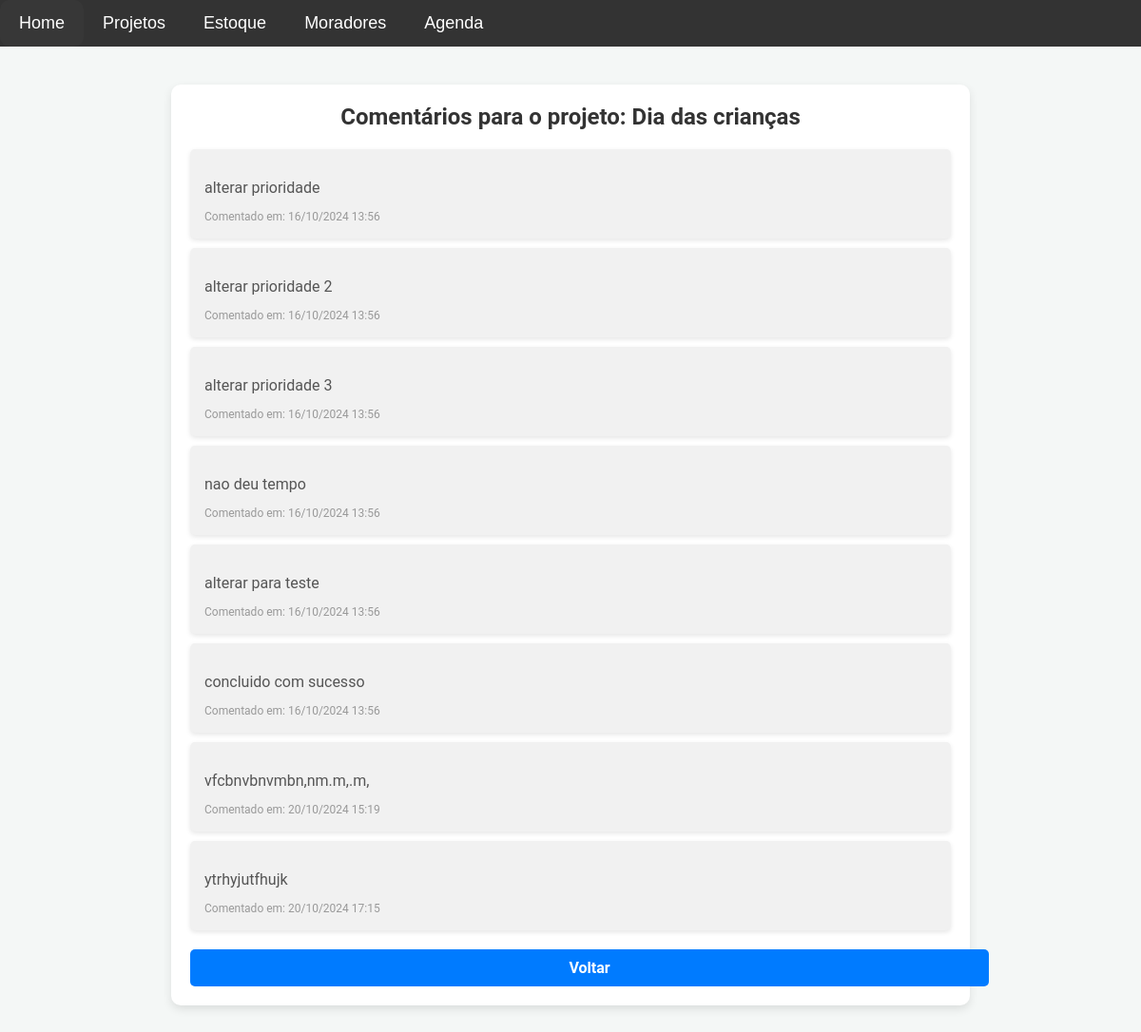
The app's page /comentarios/1, older data.
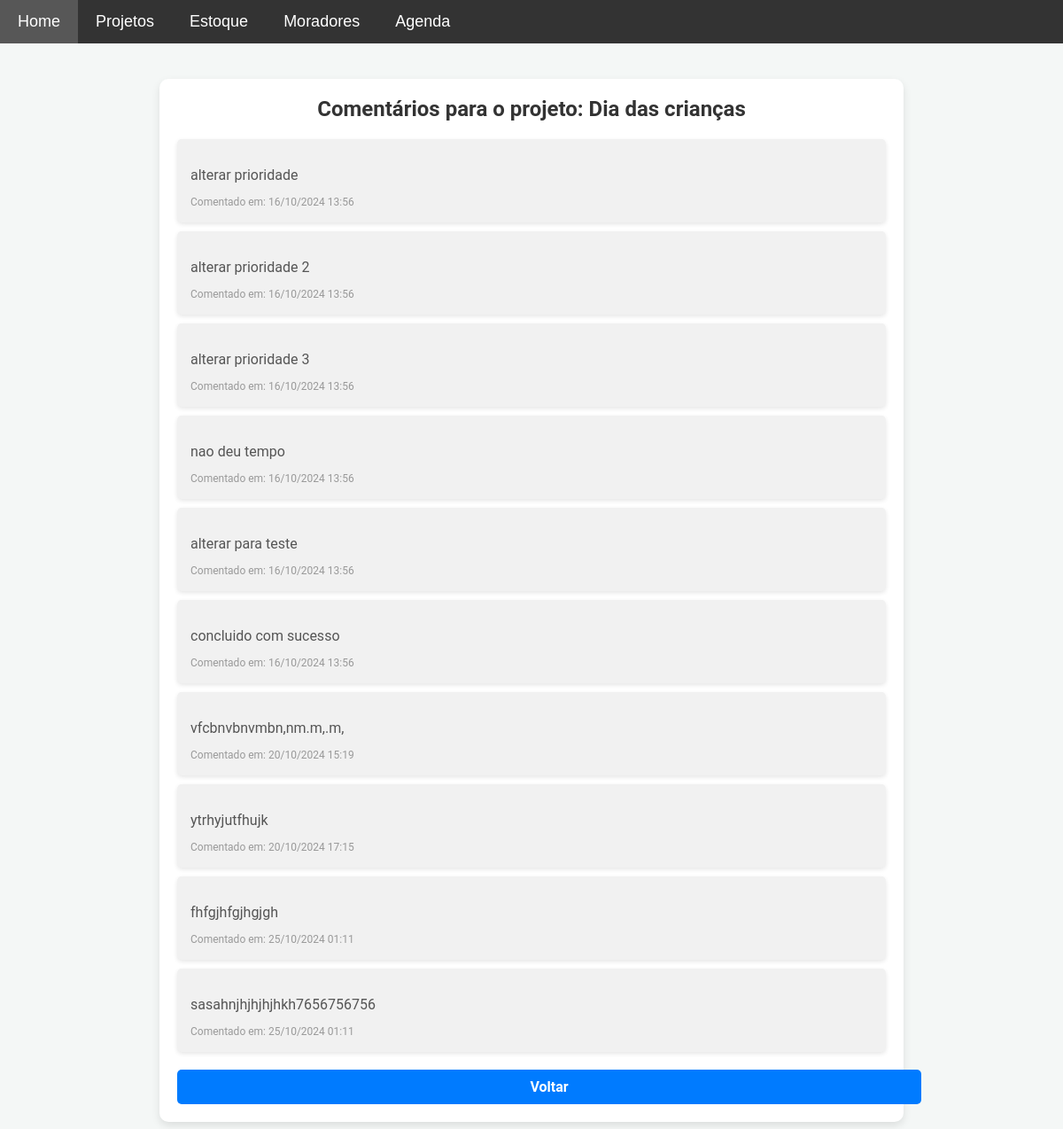
The same page, newer data.
### models.py (models this page shows)
class Projeto(db.Model):
    id = db.Column(db.Integer, primary_key=True)
    nome = db.Column(db.String(100), nullable=False)
    descricao = db.Column(db.Text, nullable=False)
    prioridade = db.Column(db.String(50), nullable=False)
    previsao_termino = db.Column(db.Date, nullable=False)
    responsavel = db.Column(db.String(100), nullable=False)
    status = db.Column(db.String(50), nullable=False)
    orcamento = db.Column(db.Float, nullable=True)
    data_criacao = db.Column(db.DateTime, default=lambda: datetime.now(tz))  # Usa lambda para fuso horário correto

class Comentario(db.Model):
    id = db.Column(db.Integer, primary_key=True)
    projeto_id = db.Column(db.Integer, db.ForeignKey('projeto.id'), nullable=False)
    conteudo = db.Column(db.Text, nullable=False)
    data_comentario = db.Column(db.DateTime, default=lambda: datetime.now(tz))  # Usa lambda para fuso horário correto

### app.py (the view)
@app.route('/comentarios/<int:projeto_id>')
def ver_comentarios(projeto_id):
    projeto = Projeto.query.get_or_404(projeto_id)
    comentarios = Comentario.query.filter_by(projeto_id=projeto_id).all()
    return render_template('comentarios.html', projeto=projeto, comentarios=comentarios)

### templates/comentarios.html (shortened to what this page needs)
{% extends 'base.html' %}
{% block content %}
<div class="comentarios-container">
    <h1>Comentários para o projeto: <strong>{{ projeto.nome }}</strong></h1>
    {% if comentarios %}
        <div class="comentarios-list">
            {% for comentario in comentarios %}
            <div class="comentario-item">
                <p class="comentario-conteudo">{{ comentario.conteudo }}</p>
                <small class="comentario-data">Comentado em: {{ comentario.data_comentario.strftime('%d/%m/%Y %H:%M') }}</small>
            </div>
            {% endfor %}
        </div>
    {% else %}
        <p class="sem-comentarios">Não há comentários para este projeto.</p>
    {% endif %}
    <a href="{{ url_for('acompanhar_status') }}" class="btn btn-primary voltar-btn">Voltar</a>
</div>
{% endblock %}

### templates/base.html (shortened to what this page needs)
<!DOCTYPE html>
<html lang="pt-BR">
<head>
    <link rel="stylesheet" href="{{ url_for('static', filename='css/style.css') }}">
</head>
<body>
    <nav class="navbar">
        <ul class="main-menu">
            <li><a href="{{ url_for('home') }}">Home</a></li>
            <li class="dropdown">
                <a href="javascript:void(0)" class="dropbtn">Projetos</a>
            </li>
            <li class="dropdown">
                <a href="javascript:void(0)" class="dropbtn">Estoque</a>
            </li>
            <li class="dropdown">
                <a href="javascript:void(0)" class="dropbtn">Moradores</a>
            </li>
            <li class="dropdown">
                <a href="javascript:void(0)" class="dropbtn">Agenda</a>
            </li>
        </ul>
    </nav>
    <div class="content">
        {% block content %}{% endblock %}
    </div>
</body>
</html>

### static/css/style.css (style rules this page uses)
body { font-family: 'Roboto', sans-serif; background-color: #f4f7f6; margin: 0; padding: 0; color: #333; }
h1, h3 { text-align: center; margin-top: 0; }
a { text-decoration: none; color: white; transition: background-color 0.3s ease; }
.content { padding: 20px; }
button, .btn { display: inline-block; padding: 10px 20px; background-color: #28a745; color: white; border: none; border-radius: 5px; font-size: 16px; font-weight: bold; cursor: pointer; transition: background-color 0.3s ease, color 0.3s ease; }
.navbar { background-color: #333; font-family: Arial, sans-serif; display: flex; align-items: center; position: relative; z-index: 1000; }
.navbar ul { list-style-type: none; margin: 0; padding: 0; display: flex; flex-wrap: wrap; }
.navbar ul li { position: relative; }
.navbar ul.main-menu > li > a { display: block; color: white; text-align: center; padding: 14px 20px; text-decoration: none; font-size: 18px; }
.comentarios-container { max-width: 800px; margin: 0 auto; padding: 20px; background-color: #f9f9f9; border-radius: 10px; box-shadow: 0 4px 10px rgba(0, 0, 0, 0.1); }
.comentarios-container h1 { font-size: 24px; color: #333; text-align: center; margin-bottom: 20px; }
.comentarios-list { list-style: none; padding: 0; }
.comentario-item { background-color: #fff; padding: 15px; margin-bottom: 10px; border-radius: 5px; box-shadow: 0 2px 5px rgba(0, 0, 0, 0.1); transition: box-shadow 0.3s ease; }
.comentario-conteudo { font-size: 16px; color: #555; margin-bottom: 10px; }
.comentario-data { font-size: 12px; color: #999; }
.voltar-btn { display: block; width: 100px; margin: 20px auto 0; text-align: center; padding: 10px; background-color: #007bff; color: white; text-decoration: none; border-radius: 5px; transition: background-color 0.3s ease; }
.comentarios-container { max-width: 800px; margin: 20px auto; padding: 20px; background-color: #fff; border-radius: 10px; }
.comentario-item { background-color: #f1f1f1; padding: 15px; margin-bottom: 10px; border-radius: 5px; box-shadow: 0 2px 5px rgba(0, 0, 0, 0.1); transition: box-shadow 0.3s ease; }
.btn.btn-primary { background-color: #007bff; color: white; padding: 10px 20px; border: none; border-radius: 5px; cursor: pointer; font-size: 16px; width: 100%; }

Row changes from the older to the newer data that the page shows:
added Comentario: conteudo "fhfgjhfgjhgjgh", data_comentario "25/10/2024 01:11"
added Comentario: conteudo "sasahnjhjhjhjhkh7656756756", data_comentario "25/10/2024 01:11"
